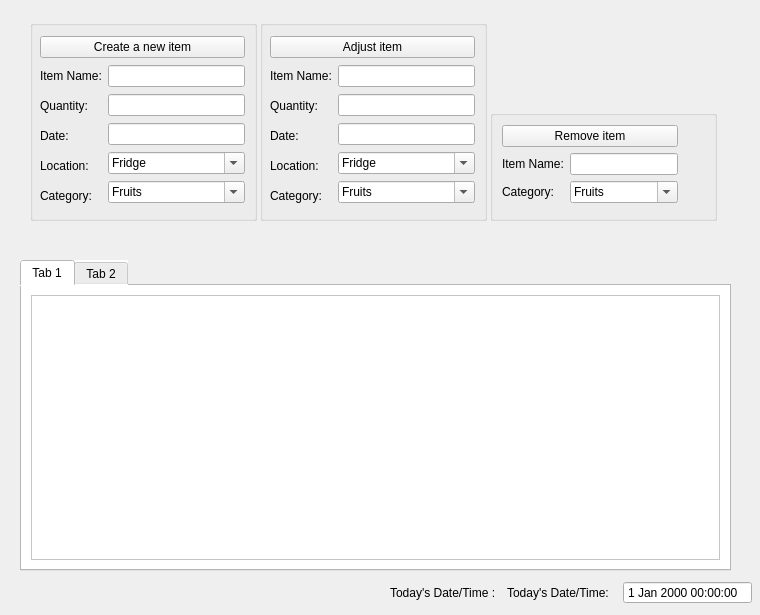
<?xml version="1.0" encoding="UTF-8"?>
<ui version="4.0">
 <class>My_House_Inventory</class>
 <widget class="QWidget" name="My_House_Inventory">
  <property name="enabled">
   <bool>true</bool>
  </property>
  <property name="geometry">
   <rect>
    <x>0</x>
    <y>0</y>
    <width>760</width>
    <height>615</height>
   </rect>
  </property>
  <property name="sizePolicy">
   <sizepolicy hsizetype="Fixed" vsizetype="Fixed">
    <horstretch>0</horstretch>
    <verstretch>0</verstretch>
   </sizepolicy>
  </property>
  <property name="minimumSize">
   <size>
    <width>760</width>
    <height>615</height>
   </size>
  </property>
  <property name="maximumSize">
   <size>
    <width>760</width>
    <height>615</height>
   </size>
  </property>
  <property name="windowTitle">
   <string>Form</string>
  </property>
  <property name="windowIcon">
   <iconset resource="resource.qrc">
    <normaloff>:/newPrefix/images/building.png</normaloff>:/newPrefix/images/building.png</iconset>
  </property>
  <property name="autoFillBackground">
   <bool>false</bool>
  </property>
  <widget class="QWidget" name="layoutWidget">
   <property name="geometry">
    <rect>
     <x>390</x>
     <y>580</y>
     <width>362</width>
     <height>25</height>
    </rect>
   </property>
   <layout class="QHBoxLayout" name="horizontalLayout_2">
    <item>
     <widget class="QLabel" name="Date_Time_Title">
      <property name="text">
       <string>Today's Date/Time :</string>
      </property>
     </widget>
    </item>
    <item>
     <widget class="QLabel" name="Date_Time_Title_Text">
      <property name="text">
       <string>Today's Date/Time:</string>
      </property>
     </widget>
    </item>
    <item>
     <widget class="QDateTimeEdit" name="dateTimeEdit">
      <property name="enabled">
       <bool>true</bool>
      </property>
      <property name="acceptDrops">
       <bool>false</bool>
      </property>
      <property name="frame">
       <bool>true</bool>
      </property>
      <property name="readOnly">
       <bool>true</bool>
      </property>
      <property name="buttonSymbols">
       <enum>QAbstractSpinBox::ButtonSymbols::NoButtons</enum>
      </property>
      <property name="showGroupSeparator" stdset="0">
       <bool>false</bool>
      </property>
     </widget>
    </item>
   </layout>
  </widget>
  <widget class="QLabel" name="MushroomHouse">
   <property name="geometry">
    <rect>
     <x>650</x>
     <y>20</y>
     <width>91</width>
     <height>61</height>
    </rect>
   </property>
   <property name="text">
    <string/>
   </property>
   <property name="pixmap">
    <pixmap resource="resource.qrc">:/newPrefix/images/mushroom.png</pixmap>
   </property>
   <property name="scaledContents">
    <bool>true</bool>
   </property>
   <property name="wordWrap">
    <bool>false</bool>
   </property>
  </widget>
  <widget class="QTabWidget" name="CategoryTabWidget">
   <property name="geometry">
    <rect>
     <x>20</x>
     <y>260</y>
     <width>711</width>
     <height>311</height>
    </rect>
   </property>
   <property name="focusPolicy">
    <enum>Qt::FocusPolicy::NoFocus</enum>
   </property>
   <property name="autoFillBackground">
    <bool>false</bool>
   </property>
   <property name="styleSheet">
    <string notr="true">background-color: rgb(255, 255, 255);</string>
   </property>
   <property name="tabShape">
    <enum>QTabWidget::TabShape::Rounded</enum>
   </property>
   <property name="currentIndex">
    <number>0</number>
   </property>
   <property name="documentMode">
    <bool>false</bool>
   </property>
   <property name="tabsClosable">
    <bool>false</bool>
   </property>
   <property name="tabBarAutoHide">
    <bool>false</bool>
   </property>
   <widget class="QWidget" name="tab">
    <attribute name="title">
     <string>Tab 1</string>
    </attribute>
    <layout class="QHBoxLayout" name="horizontalLayout_3">
     <item>
      <widget class="QTableView" name="ItemTableFromJson"/>
     </item>
    </layout>
   </widget>
   <widget class="QWidget" name="tab_2">
    <attribute name="title">
     <string>Tab 2</string>
    </attribute>
   </widget>
  </widget>
  <widget class="QGroupBox" name="Create_Item_Group_Box">
   <property name="enabled">
    <bool>true</bool>
   </property>
   <property name="geometry">
    <rect>
     <x>30</x>
     <y>20</y>
     <width>227</width>
     <height>201</height>
    </rect>
   </property>
   <property name="minimumSize">
    <size>
     <width>0</width>
     <height>170</height>
    </size>
   </property>
   <property name="autoFillBackground">
    <bool>false</bool>
   </property>
   <property name="title">
    <string/>
   </property>
   <property name="flat">
    <bool>true</bool>
   </property>
   <property name="checkable">
    <bool>false</bool>
   </property>
   <widget class="QWidget" name="layoutWidget">
    <property name="geometry">
     <rect>
      <x>10</x>
      <y>16</y>
      <width>205</width>
      <height>172</height>
     </rect>
    </property>
    <layout class="QGridLayout" name="gridLayout_2">
     <item row="0" column="0">
      <widget class="QPushButton" name="Create_An_Item_Button">
       <property name="focusPolicy">
        <enum>Qt::FocusPolicy::NoFocus</enum>
       </property>
       <property name="text">
        <string>Create a new item</string>
       </property>
       <property name="icon">
        <iconset resource="resource.qrc">
         <normaloff>:/newPrefix/images/optimization.png</normaloff>:/newPrefix/images/optimization.png</iconset>
       </property>
      </widget>
     </item>
     <item row="1" column="0">
      <layout class="QGridLayout" name="gridLayout">
       <item row="0" column="0">
        <widget class="QLabel" name="label_item_name">
         <property name="text">
          <string>Item Name:</string>
         </property>
        </widget>
       </item>
       <item row="0" column="1" rowspan="5">
        <layout class="QVBoxLayout" name="verticalLayout_3">
         <item>
          <widget class="QLineEdit" name="Create_Item_Item_Name_Line_Edit"/>
         </item>
         <item>
          <widget class="QLineEdit" name="Create_Item_Quantity_Line_Edit"/>
         </item>
         <item>
          <widget class="QLineEdit" name="Create_Item_Date_Line_Edit">
           <property name="inputMask">
            <string/>
           </property>
           <property name="text">
            <string/>
           </property>
          </widget>
         </item>
         <item>
          <widget class="QComboBox" name="Location_comboBox">
           <property name="editable">
            <bool>true</bool>
           </property>
           <property name="currentText">
            <string>Fridge</string>
           </property>
           <property name="maxVisibleItems">
            <number>10</number>
           </property>
           <property name="maxCount">
            <number>2147483647</number>
           </property>
           <property name="minimumContentsLength">
            <number>1</number>
           </property>
           <property name="placeholderText">
            <string/>
           </property>
           <property name="duplicatesEnabled">
            <bool>false</bool>
           </property>
           <item>
            <property name="text">
             <string>Fridge</string>
            </property>
           </item>
           <item>
            <property name="text">
             <string>Cabinet</string>
            </property>
           </item>
           <item>
            <property name="text">
             <string>Yellow Box</string>
            </property>
           </item>
           <item>
            <property name="text">
             <string>Black Stand</string>
            </property>
           </item>
           <item>
            <property name="text">
             <string>Wall</string>
            </property>
           </item>
          </widget>
         </item>
         <item>
          <widget class="QComboBox" name="Category_comboBox">
           <property name="editable">
            <bool>true</bool>
           </property>
           <item>
            <property name="text">
             <string>Fruits</string>
            </property>
           </item>
           <item>
            <property name="text">
             <string>Ingredients</string>
            </property>
           </item>
           <item>
            <property name="text">
             <string>Snow Gear</string>
            </property>
           </item>
           <item>
            <property name="text">
             <string>Bathroom</string>
            </property>
           </item>
          </widget>
         </item>
        </layout>
       </item>
       <item row="1" column="0">
        <widget class="QLabel" name="label_quantity">
         <property name="text">
          <string>Quantity:</string>
         </property>
        </widget>
       </item>
       <item row="2" column="0">
        <widget class="QLabel" name="label_date">
         <property name="text">
          <string>Date:</string>
         </property>
        </widget>
       </item>
       <item row="3" column="0">
        <widget class="QLabel" name="label_location">
         <property name="text">
          <string>Location:</string>
         </property>
        </widget>
       </item>
       <item row="4" column="0">
        <widget class="QLabel" name="label">
         <property name="text">
          <string>Category:</string>
         </property>
        </widget>
       </item>
      </layout>
     </item>
    </layout>
   </widget>
  </widget>
  <widget class="QGroupBox" name="groupBox">
   <property name="geometry">
    <rect>
     <x>490</x>
     <y>110</y>
     <width>227</width>
     <height>111</height>
    </rect>
   </property>
   <property name="title">
    <string/>
   </property>
   <layout class="QFormLayout" name="formLayout">
    <item row="0" column="0">
     <layout class="QGridLayout" name="gridLayout_4">
      <item row="1" column="0">
       <layout class="QGridLayout" name="gridLayout_3">
        <item row="1" column="0">
         <widget class="QLabel" name="label_2">
          <property name="text">
           <string>Category:</string>
          </property>
         </widget>
        </item>
        <item row="1" column="1">
         <widget class="QComboBox" name="Category_comboBox_2">
          <property name="editable">
           <bool>true</bool>
          </property>
          <item>
           <property name="text">
            <string>Fruits</string>
           </property>
          </item>
          <item>
           <property name="text">
            <string>Ingredients</string>
           </property>
          </item>
          <item>
           <property name="text">
            <string>Snow Gear</string>
           </property>
          </item>
          <item>
           <property name="text">
            <string>Bathroom</string>
           </property>
          </item>
         </widget>
        </item>
        <item row="0" column="0">
         <widget class="QLabel" name="label_item_name_2">
          <property name="text">
           <string>Item Name:</string>
          </property>
         </widget>
        </item>
        <item row="0" column="1">
         <widget class="QLineEdit" name="Create_Item_Item_Name_Line_Edit_2"/>
        </item>
       </layout>
      </item>
      <item row="0" column="0">
       <widget class="QPushButton" name="Remove_Item_Button">
        <property name="focusPolicy">
         <enum>Qt::FocusPolicy::NoFocus</enum>
        </property>
        <property name="text">
         <string>Remove item</string>
        </property>
        <property name="icon">
         <iconset resource="resource.qrc">
          <normaloff>:/newPrefix/images/subtract-of-shopping-cart.png</normaloff>:/newPrefix/images/subtract-of-shopping-cart.png</iconset>
        </property>
       </widget>
      </item>
     </layout>
    </item>
   </layout>
  </widget>
  <widget class="QGroupBox" name="Create_Item_Group_Box_2">
   <property name="enabled">
    <bool>true</bool>
   </property>
   <property name="geometry">
    <rect>
     <x>260</x>
     <y>20</y>
     <width>227</width>
     <height>201</height>
    </rect>
   </property>
   <property name="minimumSize">
    <size>
     <width>0</width>
     <height>170</height>
    </size>
   </property>
   <property name="autoFillBackground">
    <bool>false</bool>
   </property>
   <property name="title">
    <string/>
   </property>
   <property name="flat">
    <bool>true</bool>
   </property>
   <property name="checkable">
    <bool>false</bool>
   </property>
   <widget class="QWidget" name="layoutWidget_2">
    <property name="geometry">
     <rect>
      <x>10</x>
      <y>16</y>
      <width>205</width>
      <height>172</height>
     </rect>
    </property>
    <layout class="QGridLayout" name="gridLayout_5">
     <item row="0" column="0">
      <widget class="QPushButton" name="Adjust_Item_Button">
       <property name="focusPolicy">
        <enum>Qt::FocusPolicy::NoFocus</enum>
       </property>
       <property name="text">
        <string>Adjust item</string>
       </property>
       <property name="icon">
        <iconset resource="resource.qrc">
         <normaloff>:/newPrefix/images/adjustment.png</normaloff>:/newPrefix/images/adjustment.png</iconset>
       </property>
      </widget>
     </item>
     <item row="1" column="0">
      <layout class="QGridLayout" name="gridLayout_6">
       <item row="0" column="0">
        <widget class="QLabel" name="label_item_name_3">
         <property name="text">
          <string>Item Name:</string>
         </property>
        </widget>
       </item>
       <item row="0" column="1" rowspan="5">
        <layout class="QVBoxLayout" name="verticalLayout_4">
         <item>
          <widget class="QLineEdit" name="Create_Item_Item_Name_Line_Edit_3"/>
         </item>
         <item>
          <widget class="QLineEdit" name="Create_Item_Quantity_Line_Edit_2"/>
         </item>
         <item>
          <widget class="QLineEdit" name="Create_Item_Date_Line_Edit_2">
           <property name="inputMask">
            <string/>
           </property>
           <property name="text">
            <string/>
           </property>
          </widget>
         </item>
         <item>
          <widget class="QComboBox" name="Location_comboBox_2">
           <property name="editable">
            <bool>true</bool>
           </property>
           <property name="currentText">
            <string>Fridge</string>
           </property>
           <property name="maxVisibleItems">
            <number>10</number>
           </property>
           <property name="maxCount">
            <number>2147483647</number>
           </property>
           <property name="minimumContentsLength">
            <number>1</number>
           </property>
           <property name="placeholderText">
            <string/>
           </property>
           <property name="duplicatesEnabled">
            <bool>false</bool>
           </property>
           <item>
            <property name="text">
             <string>Fridge</string>
            </property>
           </item>
           <item>
            <property name="text">
             <string>Cabinet</string>
            </property>
           </item>
           <item>
            <property name="text">
             <string>Yellow Box</string>
            </property>
           </item>
           <item>
            <property name="text">
             <string>Black Stand</string>
            </property>
           </item>
           <item>
            <property name="text">
             <string>Wall</string>
            </property>
           </item>
          </widget>
         </item>
         <item>
          <widget class="QComboBox" name="Category_comboBox_3">
           <property name="editable">
            <bool>true</bool>
           </property>
           <item>
            <property name="text">
             <string>Fruits</string>
            </property>
           </item>
           <item>
            <property name="text">
             <string>Ingredients</string>
            </property>
           </item>
           <item>
            <property name="text">
             <string>Snow Gear</string>
            </property>
           </item>
           <item>
            <property name="text">
             <string>Bathroom</string>
            </property>
           </item>
          </widget>
         </item>
        </layout>
       </item>
       <item row="1" column="0">
        <widget class="QLabel" name="label_quantity_2">
         <property name="text">
          <string>Quantity:</string>
         </property>
        </widget>
       </item>
       <item row="2" column="0">
        <widget class="QLabel" name="label_date_2">
         <property name="text">
          <string>Date:</string>
         </property>
        </widget>
       </item>
       <item row="3" column="0">
        <widget class="QLabel" name="label_location_2">
         <property name="text">
          <string>Location:</string>
         </property>
        </widget>
       </item>
       <item row="4" column="0">
        <widget class="QLabel" name="label_3">
         <property name="text">
          <string>Category:</string>
         </property>
        </widget>
       </item>
      </layout>
     </item>
    </layout>
   </widget>
  </widget>
 </widget>
 <resources>
  <include location="resource.qrc"/>
 </resources>
 <connections/>
</ui>
